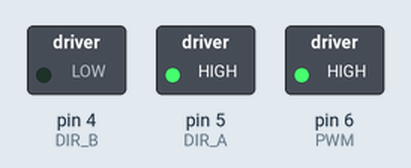
This sketch was run on a simulated Arduino Uno, built with avr-gcc and run on an emulated ATmega328P. Shown: switched loads named in the sketch (green lamp = pin HIGH).

Above: at 0.05 s.
At 2.05 s:
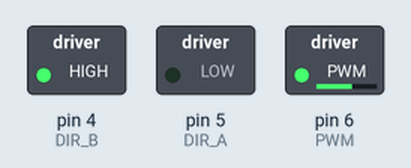
At 3.95 s:
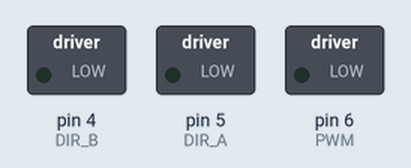
Timing chart, 0 to 5.2 s (numbered marks = the images above):
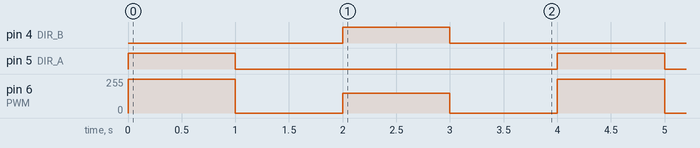

The sketch:

Circuit_12.ino
```cpp
/*
  SparkFun Inventor's Kit for Arduino
  Example sketch 12

  SparkFun Motor Driver

  Use the SparkFun Motor Driver to control the speed and direction of a motor

  This sketch was written by SparkFun Electronics,
  with lots of help from the Arduino community.
  This code is completely free for any use.
  Visit http://learn.sparkfun.com/products/2 for SIK information.
  Visit http://www.arduino.cc to learn about the Arduino.
*/

//define the two direction logic pins and the speed / PWM pin
const int DIR_A = 5;
const int DIR_B = 4;
const int PWM = 6;

void setup()
{
  //set all pins as output
  pinMode(DIR_A, OUTPUT);
  pinMode(DIR_B, OUTPUT);
  pinMode(PWM, OUTPUT);
}

void loop()
{
  //drive forward at full speed by pulling DIR_A High
  //and DIR_B low, while writing a full 255 to PWM to
  //control speed
  digitalWrite(DIR_A, HIGH);
  digitalWrite(DIR_B, LOW);
  analogWrite(PWM, 255);

  //wait 1 second
  delay(1000);

  //Brake the motor by pulling both direction pins to
  //the same state (in this case LOW). PWM doesnt matter
  //in a brake situation, but set as 0.
  digitalWrite(DIR_A, LOW);
  digitalWrite(DIR_B, LOW);
  analogWrite(PWM, 0);

  //wait 1 second
  delay(1000);

  //change direction to reverse by flipping the states
  //of the direction pins from their foward state
  digitalWrite(DIR_A, LOW);
  digitalWrite(DIR_B, HIGH);
  analogWrite(PWM, 150);

  //wait 1 second
  delay(1000);

  //Brake again
  digitalWrite(DIR_A, LOW);
  digitalWrite(DIR_B, LOW);
  analogWrite(PWM, 0);

  //wait 1 second
  delay(1000);
}
```

Measured:
- by itself, pin 4 (DIR_B), pin 5 (DIR_A): alternates HIGH for 1.0 s and LOW for 3.0 s
- by itself, pin 6 (PWM): repeats every 4.0 s: 0/255 1.0 s, 150/255 1.0 s, 0/255 1.0 s, 255/255 1.0 s
